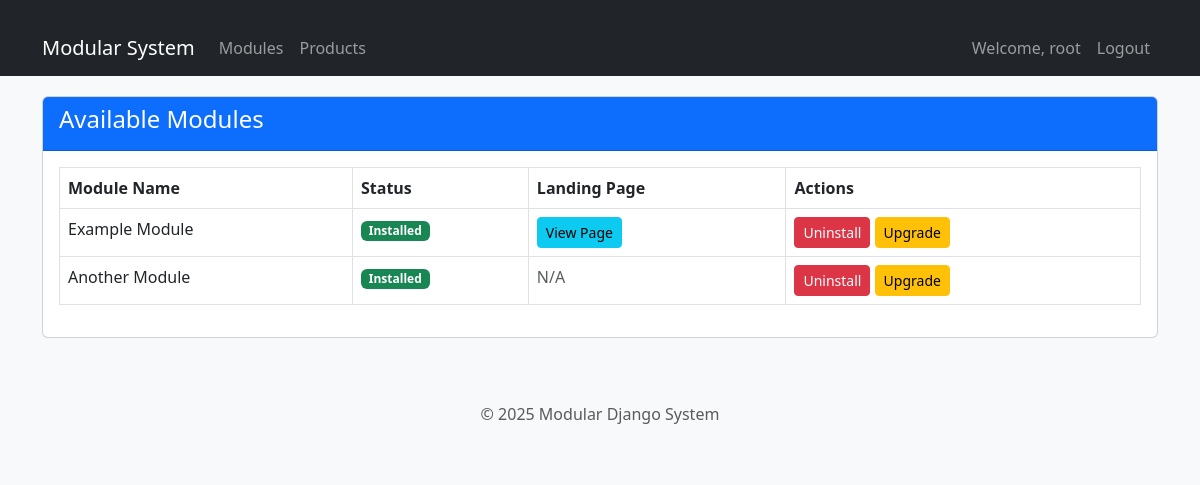
Page /engine/ (signed in) on the committed database.
### engine/models.py (models this page shows, shortened)
class Module(models.Model):
    name = models.CharField(max_length=100, unique=True)
    installed = models.BooleanField(default=False)

### engine/views.py (the view)
# urls.py: path('', views.module_list, name='module_list'),
@login_required
def module_list(request):
    modules = Module.objects.all()
    example_module_installed = Module.objects.filter(name="Example Module", installed=True).exists()
    return render(request, 'engine/module_list.html', {
        'modules': modules,
        'example_module_installed': example_module_installed
    })

### engine/templates/engine/module_list.html (shortened to what this page needs)
{% extends 'base.html' %}
{% block content %}
<div class="card">
    <div class="card-header bg-primary text-white">
        <h4>Available Modules</h4>
    </div>
    <div class="card-body">
        <table class="table table-bordered">
            <thead>
                <tr>
                    <th>Module Name</th>
                    <th>Status</th>
                    <th>Landing Page</th>
                    <th>Actions</th>
                </tr>
            </thead>
            <tbody>
                {% for module in modules %}
                <tr>
                    <td>{{ module.name }}</td>
                    <td>
                        {% if module.installed %}
                            <span class="badge bg-success">Installed</span>
                        {% else %}
                            <span class="badge bg-danger">Not Installed</span>
                        {% endif %}
                    </td>
                    <td>
                        {% if module.installed %}
                            {% if module.name == 'Example Module' %}
                                <a href="{% url 'example_module:product_list' %}" class="btn btn-info btn-sm">View Page</a>
                            {% else %}
                                <span class="text-muted">N/A</span>
                            {% endif %}
                        {% else %}
                            <span class="text-muted">N/A</span>
                        {% endif %}
                    </td>
                    <td>
                        {% if module.installed %}
                            <a href="{% url 'uninstall_module' module.name %}" class="btn btn-danger btn-sm">Uninstall</a>
                            <a href="{% url 'upgrade_module' module.name %}" class="btn btn-warning btn-sm">Upgrade</a>
                        {% else %}
                            <a href="{% url 'install_module' module.name %}" class="btn btn-success btn-sm">Install</a>
                        {% endif %}
                    </td>
                </tr>
                {% endfor %}
            </tbody>
        </table>
    </div>
</div>
{% endblock %}

### engine/templates/base.html (shortened to what this page needs)
<!DOCTYPE html>
<html lang="en">
<head>
    <link href="https://cdn.jsdelivr.net/npm/bootstrap@5.3.0/dist/css/bootstrap.min.css" rel="stylesheet">
</head>
<body>
    <nav class="navbar navbar-expand-lg navbar-dark bg-dark">
        <div class="container">
            <a class="navbar-brand" href="{% url 'module_list' %}">Modular System</a>
            <div class="collapse navbar-collapse" id="navbarNav">
                <ul class="navbar-nav">
                    {% if user.is_authenticated %}
                        <li class="nav-item">
                            <a class="nav-link" href="{% url 'module_list' %}">Modules</a>
                        </li>
                        {% if example_module_installed %}
                        <li class="nav-item">
                            <a class="nav-link" href="{% url 'example_module:product_list' %}">Products</a>
                        </li>
                        {% endif %}
                    {% endif %}
                </ul>
                <ul class="navbar-nav ms-auto">
                    {% if user.is_authenticated %}
                        <li class="nav-item">
                            <span class="nav-link">Welcome, {{ user.username }}</span>
                        </li>
                        <li class="nav-item">
                            <a class="nav-link" href="{% url 'logout' %}">Logout</a>
                        </li>
                    {% else %}
                        <li class="nav-item">
                            <a class="nav-link" href="{% url 'login' %}">Login</a>
                        </li>
                    {% endif %}
                </ul>
            </div>
        </div>
    </nav>
    <div class="container">
        {% block content %}{% endblock %}
    </div>
    <footer class="text-center mt-5 py-3 bg-light">
        <p class="text-muted">&copy; 2025 Modular Django System</p>
    </footer>
</body>
</html>

### engine/templates/base.html (style rules this page uses)
body { background-color: #f8f9fa; }
.navbar { margin-bottom: 20px; }
.container { margin-top: 20px; }

### rows in the picture
Module: name "Example Module", installed "Installed"
Module: name "Another Module", installed "Installed"

### other values in the picture
{{ user.username }} "root"
